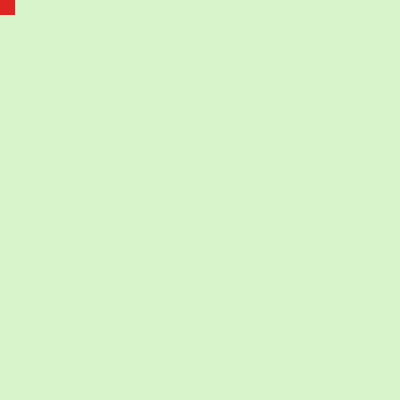
Frame 1 (no input)
Frame 60 (no input): identical to frame 1, image omitted
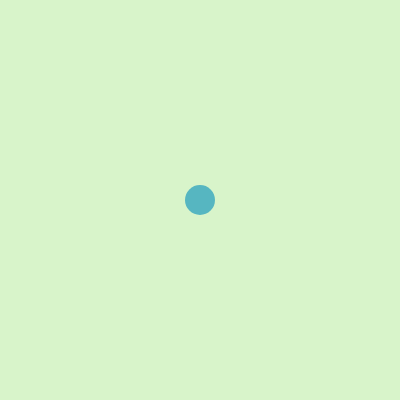
Frame 120 (the mouse pressed at the canvas centre since frame 60)

The p5.js sketch that drew these frames (run headless with seeded random() and noise() and a simulated clock; from frame 60 on, the mouse is pressed at the canvas centre):

// p5.js sketch
// ── sketch.js
// Hér kemur kóðinn þinn:
let value = 200;
function setup(){
    createCanvas(400,400);
    background(233,234,227);
    fill(197,52,42)//rauður
    noStroke(0)
    rectMode(CENTER);
}

function draw() {
  background(216,244,202);
//uppi til vinstri
  if(mouseX<width/2 && mouseY<height/2 && mouseIsPressed){
    fill(214,128,173)
      rect(100,100, width/2, height/2)
    }
//niðri til  hægri
  if(mouseY>height/2 && mouseX>width/2){
    fill(value)
    rect(300,300, width/2, height/2)
  }
  //uppi til hægri
    if(mouseX>width/2 && mouseY<height/2){
      fill(245,168,59)
      rect(300,100, width/2, height/2)

    }
  //niðri til vinstri
    if(mouseY>height/2 && mouseX<width/2 && !mouseIsPressed){
      fill(189,226,229)
      rect(100,300, width/2, height/2)
    }
    if(mouseX < 200){
        //x er á bilinu frá 0 upp í width/2
      	fill(223,37,33);
        rect(mouseX, mouseY, 30, 30);
      }
      else{
        // x er á bilinu frá width/2 upp í width
      	fill(86,182,193);
        ellipse(mouseX,mouseY, 30, 30);
      }

}
function keyPressed() {
if (keyCode == '32') {
    value = 255;
  }

  }
